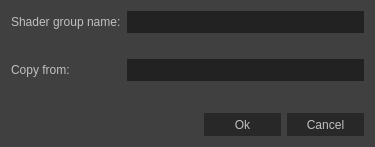
<?xml version="1.0" encoding="UTF-8"?>
<ui version="4.0">
 <class>NewShaderGroupDialog</class>
 <widget class="QDialog" name="NewShaderGroupDialog">
  <property name="geometry">
   <rect>
    <x>0</x>
    <y>0</y>
    <width>375</width>
    <height>147</height>
   </rect>
  </property>
  <property name="minimumSize">
   <size>
    <width>375</width>
    <height>147</height>
   </size>
  </property>
  <property name="maximumSize">
   <size>
    <width>375</width>
    <height>147</height>
   </size>
  </property>
  <property name="font">
   <font>
    <family>Segoe UI</family>
    <pointsize>9</pointsize>
   </font>
  </property>
  <property name="windowTitle">
   <string>Add new shader group</string>
  </property>
  <property name="styleSheet">
   <string notr="true">QWidget
{
	font: 9pt &quot;Segoe UI&quot;;
    color: silver;
    background-color: #404040;
   
}

QGroupBox {
    border: 1px solid #333;
    margin-top: 6px;
	padding: 4px;
} 

QGroupBox::title {
    subcontrol-origin: margin;
    left: 10px;
	bottom: 1px;
	padding-left: 5px;
    padding-right: 5px;	
}

QWidget:disabled
{
  color: #505050;
    
}

QLineEdit
{
    background-color: #222;
    padding: 2px;
    border-style: solid;
    border: 1px solid #555;
        color: silver;
}

GLWidget {
	border: 0px solid #555;
}

QLineEdit
{
    background-color: #222;
    padding: 2px;
    border-style: solid;
    border: 1px solid #222;
    color: silver;
}

QLineEdit:disabled
{
    background-color: #333;
    padding: 2px;
    border-style: solid;
    border: 1px solid #333;
    color: silver;
}

QScrollBar:horizontal
{
    height: 15px;
    margin: 0px 15px 0px 15px;
    border: 0px ;
    background-color: #222;
}

QScrollBar::handle:horizontal
{
    background-color: #333;
    min-width: 5px;
   }

QScrollBar::sub-line:horizontal
{
    border-image: url(:/qss_icons/rc/scrollrt.png);
    width: 15px;
    height: 15px;
	background-color:  #222;
    subcontrol-position: right;
    subcontrol-origin: margin;
}

QScrollBar::add-line:horizontal
{
    border-image: url(:/qss_icons/rc/scrolllf.png);
    height: 15px;
    width: 15px;
	background-color:  #222;
    subcontrol-position: left;
    subcontrol-origin: margin;
}

QScrollBar::sub-line:horizontal:hover,QScrollBar::sub-line:horizontal:on
{
    background-color:  #333;
    height: 15px;
    width: 15px;
    subcontrol-position: right;
    subcontrol-origin: margin;
}


QScrollBar::add-line:horizontal:hover, QScrollBar::add-line:horizontal:on
{
    background-color:  #333;
    height: 15px;
    width: 15px;
    subcontrol-position: left;
    subcontrol-origin: margin;
}

QScrollBar::up-arrow:horizontal, QScrollBar::down-arrow:horizontal
{
    background: none;
}


QScrollBar::add-page:horizontal, QScrollBar::sub-page:horizontal
{
    background: none;
}

/* Vertical scroll bar, works fine */


QScrollBar:vertical
{
    background-color:  #222;
    width: 15px;
    margin: 15px 0 15px 0;
    border: 0px solid #222;
    
}

QScrollBar::handle:vertical
{
    background-color: #333;
    min-height: 5px;
   
}

QScrollBar::sub-line:vertical
{
    border-image: url(:/qss_icons/rc/scrollup.png);
	background-color:  #222;
    height: 15px;
    width: 15px;
    subcontrol-position: top;
    subcontrol-origin: margin;
}

QScrollBar::add-line:vertical
{
   
    border-image: url(:/qss_icons/rc/scrolldn.png);
	background-color:  #222;
    height: 15px;
    width: 15px;
    subcontrol-position: bottom;
    subcontrol-origin: margin;
}

QScrollBar::sub-line:vertical:hover,QScrollBar::sub-line:vertical:on
{

    background-color:  #333;
    height: 15px;
    width: 15px;
    subcontrol-position: top;
    subcontrol-origin: margin;
}


QScrollBar::add-line:vertical:hover, QScrollBar::add-line:vertical:on
{
    background-color:  #333;
    height: 15px;
    width: 15px;
    subcontrol-position: bottom;
    subcontrol-origin: margin;
}

QScrollBar::up-arrow:vertical, QScrollBar::down-arrow:vertical
{
    background: none;
}


QScrollBar::add-page:vertical, QScrollBar::sub-page:vertical
{
    background: none;
}

/* Different edits */

QTextEdit
{
    background-color: #222;
    color: silver;
    border: 1px solid #222;
}

QPlainTextEdit
{
    background-color: #222;
    color: silver;
    border: 0px solid #555;
	border-radius: 0px;
}

/* Suspicious stuff 

QHeaderView::section
{
    background-color: #3A3939;
    color: silver;
    padding-left: 4px;
    border: 1px solid #6c6c6c;
}

/* */


QCheckBox:disabled
{
    color: #505050;
}

QSizeGrip {
    image: url(:/qss_icons/rc/sizegrip.png);
    width: 12px;
    height: 12px;
}

/* Separators and shit */

QMainWindow::separator
{
    background-color: #333;
    color: white;
    padding-left: 4px;
    spacing: 2px;
    border: 0px dashed #3A3939;
}

QMainWindow::separator:hover
{
    color: white;
    padding-left: 4px;
    border: 0px solid #3A3939;
    spacing: 2px;
}

/* Radio buttons */


QRadioButton::indicator:checked, QRadioButton::indicator:unchecked{
    color: #b1b1b1;
    background-color: #222;
    border: 1px solid #222;
    border-radius: 5px;
}



QRadioButton::indicator:checked
{
    background-color: qradialgradient(
    cx: 0.5, cy: 0.5,
    fx: 0.5, fy: 0.5,
    radius: 1.0,
    stop: 0.2 #888,
    stop: 0.3 #222
    );
}

QRadioButton::indicator
{
    border-radius: 7px;
    width: 9px;
    height: 9px;
}


QRadioButton::indicator:hover, QCheckBox::indicator:hover
{
	background-color: #151515;
    border: 1px solid #151515;
}

QCheckBox::indicator{
    color: #b1b1b1;
    background-color: #222;
    border: 1px solid #222;
    width: 11px;
    height: 11px;
}

QRadioButton::indicator:checked:hover
{
    background-color: qradialgradient(
    cx: 0.5, cy: 0.5,
    fx: 0.5, fy: 0.5,
    radius: 1.0,
    stop: 0.2 #888,
    stop: 0.3 #151515
    );
}

QCheckBox::indicator:checked
{
    image:url(:/qss_icons/rc/checkbox.png);
}

QCheckBox::indicator:disabled, QRadioButton::indicator:disabled
{
    border: 1px solid #222;
}

QFrame
{
    border-radius: 0px;
}

/* what is this 

QStackedWidget
{
    border: none;
}

/* toolbar, do we use toolbar? */

QToolBar {
    border: 0px solid #393838;
    background: 1px solid #333;
    font-weight: bold;
}

QToolBar::handle:horizontal {
    image: url(:/qss_icons/rc/Hmovetoolbar.png);
}
QToolBar::handle:vertical {
    image: url(:/qss_icons/rc/Vmovetoolbar.png);
}
QToolBar::separator:horizontal {
    image: url(:/qss_icons/rc/Hsepartoolbar.png);
}
QToolBar::separator:vertical {
    image: url(:/qss_icons/rc/Vsepartoolbars.png);
}

/* Buttons, both are the same */


QToolButton
{
    color: silver;
    background-color: #333;
    border-width: 1px;
    border-color: #333;
    border-style: solid;
 	padding: 2px;
    height: 19px;
}

QToolButton:disabled
{
    background-color:#333;
    border-width: 1px;
    border-color: #333;
    border-style: solid;
  	padding: 2px;
    color: #3A3939;
}

QToolButton:hover
{
    background-color:#222;
	border-color: #222;
}


QPushButton
{
    color: silver;
    background-color: #282828;
    border-width: 1px;
    border-color: #282828;
    border-style: solid;
    padding-top: 5px;
	min-width: 65px;
    padding-bottom: 5px;
    padding-left: 5px;
    padding-right: 5px;
   
}

QPushButton:disabled
{
    background-color:#505050;
    border-width: 1px;
    border-color: #505050;
    border-style: solid;
    padding-top: 5px;
    padding-bottom: 5px;
	min-width: 65px;
    padding-left: 5px;
    padding-right: 5px;
    color: #3A3939;
}

QPushButton:focus
{
	background-color: #2e3844;
	border-color: #2e3844;
}

QPushButton:hover
{
    background-color: #151515;
	border-color: #151515
}

QComboBox
{
    selection-background-color: #222;
    background-color: #222;
    border-style: solid;
    border: 1px solid #222;
    border-radius: 0px;
    padding: 2px;
	padding-left: 4px;
	outline: 0;
}

/* Make stuff light up on hover */


QComboBox:hover,QAbstractSpinBox:hover,QLineEdit:hover,QAbstractView:hover,QTreeView:hover
{
	background-color: #151515;
	border-color: #151515;
    color: silver;
}

QTextEdit:hover
{	
	border-color: #151515;
	background-color: #151515;
}

QComboBox:on
{
    background-color: #222;
    padding-top: 2px;
    padding-left: 4px;
    selection-background-color: #4a4a4a;
}

/* No idea */


QComboBox QAbstractItemView
{
    background-color: #222;
    border-radius: 0px;
    border: 1px solid #222;
    selection-background-color: #2e3844;
	outline: 0;
	
}

QComboBox::drop-down
{
    subcontrol-origin: padding;
    subcontrol-position: top right;
    width: 15px;
	padding: 4px;
    border-left-width: 0px;
    border-left-color: darkgray;
    border-left-style: solid;
    border-top-right-radius: 0px;
    border-bottom-right-radius: 0px;
}

QComboBox::down-arrow
{
    image: url(:/qss_icons/rc/gopen.png);
}

QComboBox::down-arrow:on, QComboBox::down-arrow:hover,
QComboBox::down-arrow:focus
{
    image: url(:/qss_icons/rc/gopen.png);
}

QPushButton:pressed
{
    background-color: #111;
}

/* Spinboxes */

QAbstractSpinBox {
    padding-top: 0px;
    padding-bottom: 0px;
	min-height:  21px;
    border: 1px solid #222;
    background-color: #222;
    color: silver;
}

QAbstractSpinBox:up-button
{
    background-color: #333;
	 border: 0px solid #333;  
	width: 20px;
	subcontrol-position: top right;
}

QAbstractSpinBox:down-button
{
    background-color: #333;
    width: 20px;
	 border: 0px solid #333;
    subcontrol-position: bottom right;
}

QAbstractSpinBox:up-button:disabled
{
    background-color: #333;
	 border: 0px solid #333;  
	width: 20px;
	subcontrol-position: top right;
}

QAbstractSpinBox:down-button:disabled
{
    background-color: #333;
    width: 20px;
	 border: 0px solid #333;
    subcontrol-position: bottom right;
}

QAbstractSpinBox::up-arrow,QAbstractSpinBox::up-arrow:disabled,QAbstractSpinBox::up-arrow:off {
    image: url(:/qss_icons/rc/up_arrow_disabled.png);
    width: 20px;
    height: 10px;
}

QAbstractSpinBox::up-arrow:hover
{
    background-color: #444;
}


QAbstractSpinBox::down-arrow,QAbstractSpinBox::down-arrow:disabled,QAbstractSpinBox::down-arrow:off
{
    image: url(:/qss_icons/rc/down_arrow_disabled.png);
    width: 20px;
    height: 10px;
}
QAbstractSpinBox::down-arrow:hover
{
    background-color: #444;
}


QLabel
{
    border: 0px solid black;
}

/* Dock widgets */

QDockWidget
{
    color: silver;
    titlebar-close-icon: url(:/qss_icons/rc/close.png);
    titlebar-normal-icon: url(:/qss_icons/rc/undock.png);
}

QDockWidget::title
{
    border: 0px solid #404040;
    border-bottom: #444;
    text-align: left;
    spacing: 2px;
	padding-top: 5px;
	padding-bottom: 5px;
	margin-bottom: 0px;
    background-color: #404040;
    background-image: none;
    padding-left: 10px;
}


QDockWidget {
    border: 0px solid lightgray;
    titlebar-close-icon: url(:/qss_icons/rc/close.png);
    titlebar-normal-icon: url(:/qss_icons/rc/undock.png);
}

QDockWidget::close-button, QDockWidget::float-button {
    border: 0px solid transparent;
    border-radius: 0px;
    background: transparent;
    icon-size: 10px;
}

QDockWidget::close-button:hover, QDockWidget::float-button:hover {
    background: #3A3939;
}

QDockWidget::close-button:pressed, QDockWidget::float-button:pressed {
    padding: 1px -1px -1px 1px;
}

/* We don't grow trees here 

QTreeView, QListView, QTableView
{
    border: 1px solid #3A3939;
    background-color: #201F1F;
}

QTreeView:branch:selected, QTreeView:branch:hover
{
    background: url(:/qss_icons/rc/transparent.png);
}

QTreeView::branch:has-siblings:!adjoins-item {
    border-image: url(:/qss_icons/rc/transparent.png);
}

QTreeView::branch:has-siblings:adjoins-item {
    border-image: url(:/qss_icons/rc/transparent.png);
}

QTreeView::branch:!has-children:!has-siblings:adjoins-item {
    border-image: url(:/qss_icons/rc/transparent.png);
}

QTreeView::branch:has-children:!has-siblings:closed,
QTreeView::branch:closed:has-children:has-siblings {
    image: url(:/qss_icons/rc/branch_closed.png);
}

QTreeView::branch:open:has-children:!has-siblings,
QTreeView::branch:open:has-children:has-siblings {
    image: url(:/qss_icons/rc/branch_open.png);
}

QTreeView::branch:has-children:!has-siblings:closed:hover,
QTreeView::branch:closed:has-children:has-siblings:hover {
    image: url(:/qss_icons/rc/branch_closed-on.png);
    }

QTreeView::branch:open:has-children:!has-siblings:hover,
QTreeView::branch:open:has-children:has-siblings:hover {
    image: url(:/qss_icons/rc/branch_open-on.png);
    }

/* slider horizontal, works */


QSlider::groove:horizontal {
    border: 1px solid #222;
    height: 5px;
    background: #222;
    margin: 2px 0;
    
}

QSlider:selected, QTabBar:tab:selected {
    border: 0px;
     
}

QSlider::handle:horizontal {
    background: #666;
    border: 1px solid #666;
    width: 5px;
    height: 14px;
    margin: -4px 0;
  
}

QSlider::handle:horizontal:disabled {
    background: #444;
    border: 1px solid #444;
    width: 6px;
    height: 14px;
    margin: -4px 0;
  
}


/* Slider vertical, doesn't work */

QSlider::groove:vertical {
    border: 1px solid #3A3939;
    width: 8px;
    background: #201F1F;
    margin: 0 0px;
    border-radius: 0px;
}

QSlider::handle:vertical {
    background: QLinearGradient( x1: 0, y1: 0, x2: 0, y2: 1, stop: 0.0 silver,
      stop: 0.2 #a8a8a8, stop: 1 #727272);
    border: 1px solid #3A3939;
    width: 14px;
    height: 14px;
    margin: 0 -4px;
    border-radius: 0px;
}

QScrollBar:horizontal
{
    height: 15px;
    margin: 0px 15px 0px 15px;
    border: 0px ;
    background-color: #222;
}

QScrollBar::handle:horizontal
{
    background-color: #333;
    min-width: 5px;
   }

QScrollBar::handle:horizontal:hover
{
    background-color: #303030;
    min-width: 5px;
   }


QScrollBar::sub-line:horizontal
{
    border-image: url(:/qss_icons/rc/scrollrt.png);
    width: 15px;
    height: 15px;
	background-color:  #222;
    subcontrol-position: right;
    subcontrol-origin: margin;
}

QScrollBar::add-line:horizontal
{
    border-image: url(:/qss_icons/rc/scrolllf.png);
    height: 15px;
    width: 15px;
	background-color:  #222;
    subcontrol-position: left;
    subcontrol-origin: margin;
}

QScrollBar::sub-line:horizontal:hover,QScrollBar::sub-line:horizontal:on
{
    background-color:  #151515;
    height: 15px;
    width: 15px;
    subcontrol-position: right;
    subcontrol-origin: margin;
}


QScrollBar::add-line:horizontal:hover, QScrollBar::add-line:horizontal:on
{
    background-color:  #151515;
    height: 15px;
    width: 15px;
    subcontrol-position: left;
    subcontrol-origin: margin;
}

QScrollBar::up-arrow:horizontal, QScrollBar::down-arrow:horizontal
{
    background: none;
}


QScrollBar::add-page:horizontal, QScrollBar::sub-page:horizontal
{
    background: none;
}

/* Vertical scroll bar, works fine */


QScrollBar:vertical
{
    background-color:  #222;
    width: 15px;
    margin: 15px 0 15px 0;
    border: 0px solid #222;
    
}

QScrollBar::handle:vertical
{
    background-color: #333;
    min-height: 5px;
}

QScrollBar::handle:vertical:hover
{
    background-color: #303030;
    min-height: 5px;
}

QScrollBar::sub-line:vertical
{
    border-image: url(:/qss_icons/rc/scrollup.png);
	background-color:  #222;
    height: 15px;
    width: 15px;
    subcontrol-position: top;
    subcontrol-origin: margin;
}

QScrollBar::add-line:vertical
{
   
    border-image: url(:/qss_icons/rc/scrolldn.png);
	background-color:  #222;
    height: 15px;
    width: 15px;
    subcontrol-position: bottom;
    subcontrol-origin: margin;
}

QScrollBar::sub-line:vertical:hover,QScrollBar::sub-line:vertical:on
{

    background-color:  #151515;
    height: 15px;
    width: 15px;
    subcontrol-position: top;
    subcontrol-origin: margin;
}


QScrollBar::add-line:vertical:hover, QScrollBar::add-line:vertical:on
{
    background-color:  #151515;
    height: 15px;
    width: 15px;
    subcontrol-position: bottom;
    subcontrol-origin: margin;
}

QScrollBar::up-arrow:vertical, QScrollBar::down-arrow:vertical
{
    background: none;
}


QScrollBar::add-page:vertical, QScrollBar::sub-page:vertical
{
    background: none;
}</string>
  </property>
  <property name="modal">
   <bool>true</bool>
  </property>
  <layout class="QGridLayout" name="gridLayout">
   <item row="0" column="0">
    <widget class="QLabel" name="label">
     <property name="text">
      <string>Shader group name:</string>
     </property>
    </widget>
   </item>
   <item row="4" column="0">
    <widget class="QLabel" name="label_2">
     <property name="text">
      <string>Copy from:</string>
     </property>
    </widget>
   </item>
   <item row="6" column="0">
    <spacer name="verticalSpacer">
     <property name="orientation">
      <enum>Qt::Vertical</enum>
     </property>
     <property name="sizeHint" stdset="0">
      <size>
       <width>20</width>
       <height>20</height>
      </size>
     </property>
    </spacer>
   </item>
   <item row="7" column="0" colspan="2">
    <layout class="QHBoxLayout" name="horizontalLayout">
     <item>
      <spacer name="horizontalSpacer">
       <property name="orientation">
        <enum>Qt::Horizontal</enum>
       </property>
       <property name="sizeHint" stdset="0">
        <size>
         <width>40</width>
         <height>20</height>
        </size>
       </property>
      </spacer>
     </item>
     <item>
      <widget class="QPushButton" name="pushButton_ok">
       <property name="sizePolicy">
        <sizepolicy hsizetype="Maximum" vsizetype="Fixed">
         <horstretch>0</horstretch>
         <verstretch>0</verstretch>
        </sizepolicy>
       </property>
       <property name="minimumSize">
        <size>
         <width>77</width>
         <height>23</height>
        </size>
       </property>
       <property name="maximumSize">
        <size>
         <width>16777215</width>
         <height>23</height>
        </size>
       </property>
       <property name="text">
        <string>Ok</string>
       </property>
      </widget>
     </item>
     <item>
      <widget class="QPushButton" name="pushButton_cancel">
       <property name="sizePolicy">
        <sizepolicy hsizetype="Maximum" vsizetype="Fixed">
         <horstretch>0</horstretch>
         <verstretch>0</verstretch>
        </sizepolicy>
       </property>
       <property name="minimumSize">
        <size>
         <width>77</width>
         <height>23</height>
        </size>
       </property>
       <property name="maximumSize">
        <size>
         <width>16777215</width>
         <height>23</height>
        </size>
       </property>
       <property name="text">
        <string>Cancel</string>
       </property>
      </widget>
     </item>
    </layout>
   </item>
   <item row="3" column="1">
    <widget class="QLabel" name="label_error">
     <property name="alignment">
      <set>Qt::AlignCenter</set>
     </property>
    </widget>
   </item>
   <item row="0" column="1">
    <widget class="QLineEdit" name="lineEdit_shaderGroupName"/>
   </item>
   <item row="4" column="1">
    <widget class="QComboBox" name="comboBox_copyFrom"/>
   </item>
  </layout>
 </widget>
 <resources/>
 <connections>
  <connection>
   <sender>pushButton_ok</sender>
   <signal>released()</signal>
   <receiver>NewShaderGroupDialog</receiver>
   <slot>accept()</slot>
   <hints>
    <hint type="sourcelabel">
     <x>200</x>
     <y>126</y>
    </hint>
    <hint type="destinationlabel">
     <x>91</x>
     <y>119</y>
    </hint>
   </hints>
  </connection>
  <connection>
   <sender>pushButton_cancel</sender>
   <signal>released()</signal>
   <receiver>NewShaderGroupDialog</receiver>
   <slot>reject()</slot>
   <hints>
    <hint type="sourcelabel">
     <x>275</x>
     <y>126</y>
    </hint>
    <hint type="destinationlabel">
     <x>68</x>
     <y>96</y>
    </hint>
   </hints>
  </connection>
 </connections>
</ui>
